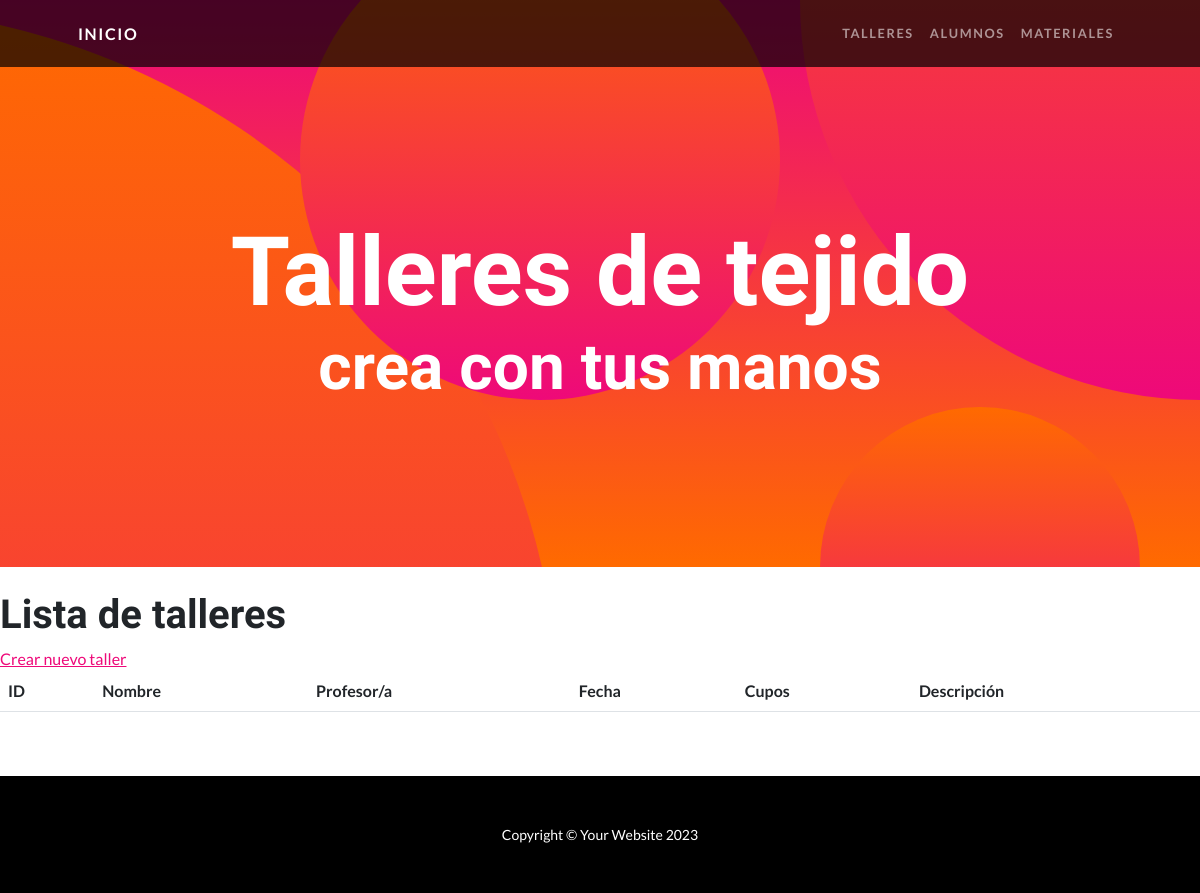
The page /talleres/ on the database as committed earlier.
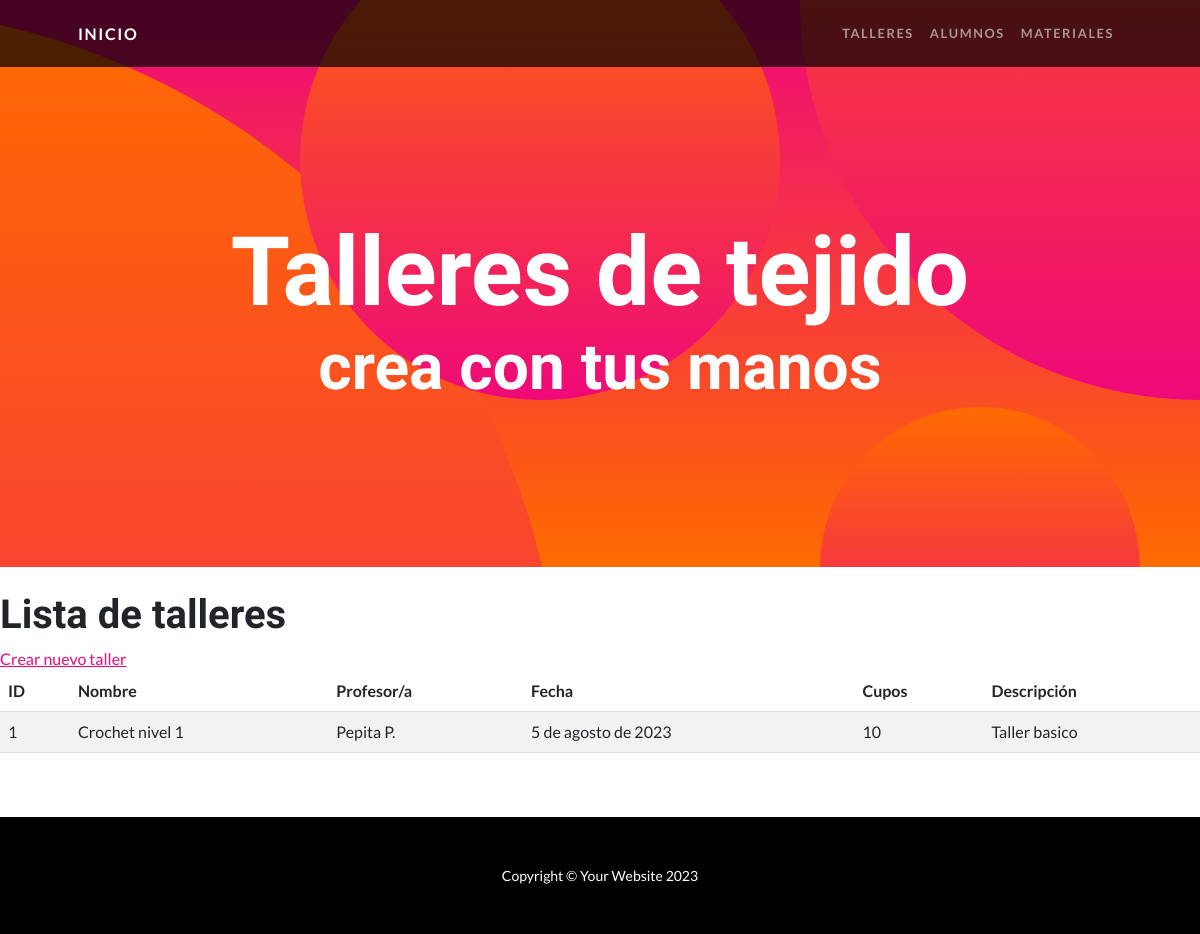
The same page on the database as committed later.
### app/models.py (models this page shows, shortened)
class Taller(models.Model):
    nombre = models.CharField(max_length=256)
    profesor = models.CharField(max_length=256)
    fecha = models.DateField(blank=False)
    descripcion = models.TextField(blank=True)
    cupos = models.IntegerField(default=5)

### app/views.py (the view)
# urls.py: path('talleres/', TallerListView.as_view(), name="lista_talleres"),
class TallerListView(ListView):
    model= Taller
    template_name='app/lista_talleres.html'

### app/templates/app/lista_talleres.html
{% extends 'base.html' %}
{% load static %}
{% block contenido %}
<br>
<h1>Lista de talleres</h1>
<a href="{% url 'crear_taller' %}">Crear nuevo taller</a>
<br>
<table class="table table-striped">
    <thead>
        <tr>
          <th scope="col">ID</th>
          <th scope="col">Nombre</th>
          <th scope="col">Profesor/a</th>
          <th scope="col">Fecha</th>
          <th scope="col">Cupos</th>
          <th scope="col">Descripción</th>
        </tr>
    </thead>
    <tbody>
        {% for taller in object_list %}
        <tr>
          <td>{{ taller.id }}</td>
          <td>{{ taller.nombre }}</td>
          <td>{{ taller.profesor }}</td>
          <td>{{ taller.fecha }}</td>
          <td>{{ taller.cupos }}</td>
          <td>{{ taller.descripcion }}</td>
        </tr>
        {% endfor %}
    </tbody>
</table>
<br>
<br>
{% endblock contenido %}

Rows that differ between the two databases and show on the page:
added Taller: id "1", nombre "Crochet nivel 1", profesor "Pepita P.", fecha "5 de agosto de 2023", cupos "10", descripcion "Taller basico"
